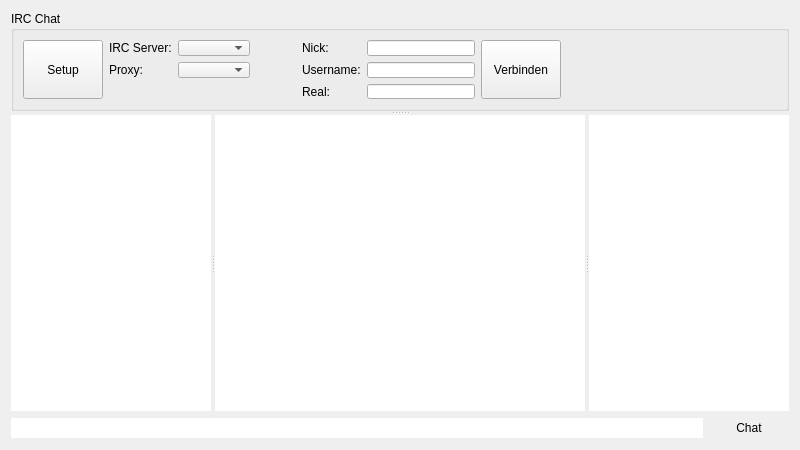
<?xml version="1.0" encoding="UTF-8"?>
<ui version="4.0">
 <class>chatIRC</class>
 <widget class="QDialog" name="chatIRC">
  <property name="geometry">
   <rect>
    <x>0</x>
    <y>0</y>
    <width>800</width>
    <height>450</height>
   </rect>
  </property>
  <property name="windowTitle">
   <string>Dialog</string>
  </property>
  <property name="sizeGripEnabled">
   <bool>false</bool>
  </property>
  <layout class="QGridLayout" name="gridLayout">
   <item row="1" column="1">
    <widget class="QPushButton" name="buttonChatSend">
     <property name="text">
      <string>Chat</string>
     </property>
     <property name="flat">
      <bool>true</bool>
     </property>
    </widget>
   </item>
   <item row="1" column="0">
    <widget class="QLineEdit" name="inputEdit">
     <property name="frame">
      <bool>false</bool>
     </property>
    </widget>
   </item>
   <item row="0" column="0" colspan="2">
    <widget class="QSplitter" name="splitter_2">
     <property name="styleSheet">
      <string notr="true">QSplitter::handle {
	background: #FFFFFF url(:/gfx/splitter.png) center no-repeat;
}

QSplitter::handle:horizontal {
	background: #FFFFFF url(:/gfx/splitter2.png) center no-repeat;
}
</string>
     </property>
     <property name="orientation">
      <enum>Qt::Vertical</enum>
     </property>
     <widget class="QGroupBox" name="groupBox">
      <property name="sizePolicy">
       <sizepolicy hsizetype="Expanding" vsizetype="Minimum">
        <horstretch>0</horstretch>
        <verstretch>0</verstretch>
       </sizepolicy>
      </property>
      <property name="minimumSize">
       <size>
        <width>0</width>
        <height>100</height>
       </size>
      </property>
      <property name="maximumSize">
       <size>
        <width>16777215</width>
        <height>100</height>
       </size>
      </property>
      <property name="font">
       <font>
        <pointsize>9</pointsize>
        <bold>false</bold>
       </font>
      </property>
      <property name="title">
       <string>IRC Chat</string>
      </property>
      <property name="flat">
       <bool>false</bool>
      </property>
      <layout class="QGridLayout" name="gridLayout_2">
       <item row="1" column="4">
        <widget class="QLabel" name="labelUserName">
         <property name="text">
          <string>Username:</string>
         </property>
        </widget>
       </item>
       <item row="0" column="0" rowspan="3">
        <widget class="QPushButton" name="buttonSetup">
         <property name="sizePolicy">
          <sizepolicy hsizetype="Minimum" vsizetype="Expanding">
           <horstretch>0</horstretch>
           <verstretch>0</verstretch>
          </sizepolicy>
         </property>
         <property name="text">
          <string>Setup</string>
         </property>
        </widget>
       </item>
       <item row="0" column="4">
        <widget class="QLabel" name="labelNickName">
         <property name="text">
          <string>Nick:</string>
         </property>
        </widget>
       </item>
       <item row="1" column="2">
        <widget class="QComboBox" name="selectIRCProxy"/>
       </item>
       <item row="1" column="1">
        <widget class="QLabel" name="labelIRCProxy">
         <property name="text">
          <string>Proxy:</string>
         </property>
        </widget>
       </item>
       <item row="2" column="5">
        <widget class="QLineEdit" name="lineRealName">
         <property name="sizePolicy">
          <sizepolicy hsizetype="Fixed" vsizetype="Fixed">
           <horstretch>0</horstretch>
           <verstretch>0</verstretch>
          </sizepolicy>
         </property>
        </widget>
       </item>
       <item row="0" column="2">
        <widget class="QComboBox" name="selectIRCServer"/>
       </item>
       <item row="0" column="5">
        <widget class="QLineEdit" name="lineNickName">
         <property name="sizePolicy">
          <sizepolicy hsizetype="Fixed" vsizetype="Fixed">
           <horstretch>0</horstretch>
           <verstretch>0</verstretch>
          </sizepolicy>
         </property>
        </widget>
       </item>
       <item row="0" column="7" rowspan="3">
        <spacer name="horizontalSpacer_2">
         <property name="orientation">
          <enum>Qt::Horizontal</enum>
         </property>
         <property name="sizeHint" stdset="0">
          <size>
           <width>40</width>
           <height>20</height>
          </size>
         </property>
        </spacer>
       </item>
       <item row="0" column="6" rowspan="3">
        <widget class="QPushButton" name="ircConnectButton">
         <property name="sizePolicy">
          <sizepolicy hsizetype="Minimum" vsizetype="Expanding">
           <horstretch>0</horstretch>
           <verstretch>0</verstretch>
          </sizepolicy>
         </property>
         <property name="text">
          <string>Verbinden</string>
         </property>
        </widget>
       </item>
       <item row="0" column="1">
        <widget class="QLabel" name="labelIRCServer">
         <property name="text">
          <string>IRC Server:</string>
         </property>
        </widget>
       </item>
       <item row="0" column="3" rowspan="3">
        <spacer name="horizontalSpacer">
         <property name="orientation">
          <enum>Qt::Horizontal</enum>
         </property>
         <property name="sizeType">
          <enum>QSizePolicy::Fixed</enum>
         </property>
         <property name="sizeHint" stdset="0">
          <size>
           <width>40</width>
           <height>20</height>
          </size>
         </property>
        </spacer>
       </item>
       <item row="1" column="5">
        <widget class="QLineEdit" name="lineUserName">
         <property name="sizePolicy">
          <sizepolicy hsizetype="Fixed" vsizetype="Fixed">
           <horstretch>0</horstretch>
           <verstretch>0</verstretch>
          </sizepolicy>
         </property>
        </widget>
       </item>
       <item row="2" column="4">
        <widget class="QLabel" name="labelRealName">
         <property name="text">
          <string>Real:</string>
         </property>
        </widget>
       </item>
       <item row="3" column="0" colspan="5">
        <spacer name="verticalSpacer">
         <property name="orientation">
          <enum>Qt::Vertical</enum>
         </property>
         <property name="sizeHint" stdset="0">
          <size>
           <width>20</width>
           <height>40</height>
          </size>
         </property>
        </spacer>
       </item>
      </layout>
     </widget>
     <widget class="QSplitter" name="splitter">
      <property name="lineWidth">
       <number>0</number>
      </property>
      <property name="orientation">
       <enum>Qt::Horizontal</enum>
      </property>
      <property name="childrenCollapsible">
       <bool>false</bool>
      </property>
      <widget class="QListView" name="bufferView">
       <property name="sizePolicy">
        <sizepolicy hsizetype="Fixed" vsizetype="Expanding">
         <horstretch>0</horstretch>
         <verstretch>0</verstretch>
        </sizepolicy>
       </property>
       <property name="minimumSize">
        <size>
         <width>100</width>
         <height>0</height>
        </size>
       </property>
       <property name="maximumSize">
        <size>
         <width>200</width>
         <height>16777215</height>
        </size>
       </property>
       <property name="sizeIncrement">
        <size>
         <width>100</width>
         <height>0</height>
        </size>
       </property>
       <property name="baseSize">
        <size>
         <width>100</width>
         <height>0</height>
        </size>
       </property>
       <property name="frameShape">
        <enum>QFrame::NoFrame</enum>
       </property>
       <property name="frameShadow">
        <enum>QFrame::Plain</enum>
       </property>
       <property name="lineWidth">
        <number>0</number>
       </property>
      </widget>
      <widget class="QTextEdit" name="chatBrowser">
       <property name="minimumSize">
        <size>
         <width>0</width>
         <height>0</height>
        </size>
       </property>
       <property name="baseSize">
        <size>
         <width>300</width>
         <height>0</height>
        </size>
       </property>
       <property name="mouseTracking">
        <bool>false</bool>
       </property>
       <property name="focusPolicy">
        <enum>Qt::NoFocus</enum>
       </property>
       <property name="contextMenuPolicy">
        <enum>Qt::NoContextMenu</enum>
       </property>
       <property name="acceptDrops">
        <bool>false</bool>
       </property>
       <property name="frameShape">
        <enum>QFrame::NoFrame</enum>
       </property>
       <property name="frameShadow">
        <enum>QFrame::Plain</enum>
       </property>
       <property name="lineWidth">
        <number>0</number>
       </property>
       <property name="undoRedoEnabled">
        <bool>false</bool>
       </property>
       <property name="readOnly">
        <bool>true</bool>
       </property>
       <property name="textInteractionFlags">
        <set>Qt::NoTextInteraction</set>
       </property>
       <property name="placeholderText">
        <string notr="true"/>
       </property>
      </widget>
      <widget class="QListView" name="userList">
       <property name="sizePolicy">
        <sizepolicy hsizetype="Fixed" vsizetype="Expanding">
         <horstretch>0</horstretch>
         <verstretch>0</verstretch>
        </sizepolicy>
       </property>
       <property name="minimumSize">
        <size>
         <width>100</width>
         <height>0</height>
        </size>
       </property>
       <property name="maximumSize">
        <size>
         <width>200</width>
         <height>16777215</height>
        </size>
       </property>
       <property name="sizeIncrement">
        <size>
         <width>100</width>
         <height>0</height>
        </size>
       </property>
       <property name="baseSize">
        <size>
         <width>100</width>
         <height>0</height>
        </size>
       </property>
       <property name="frameShape">
        <enum>QFrame::NoFrame</enum>
       </property>
       <property name="frameShadow">
        <enum>QFrame::Plain</enum>
       </property>
       <property name="lineWidth">
        <number>0</number>
       </property>
      </widget>
     </widget>
    </widget>
   </item>
  </layout>
 </widget>
 <resources/>
 <connections/>
</ui>
